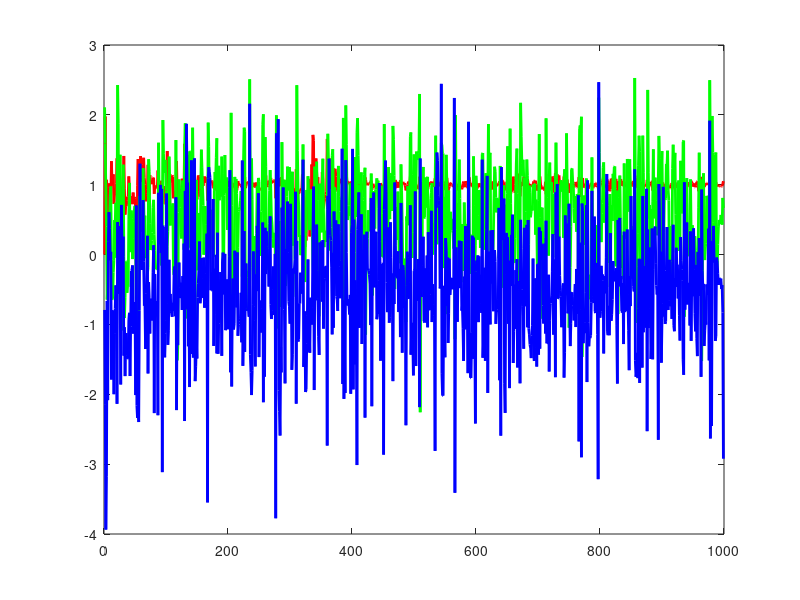

Recreate this plot in MATLAB. (Note: this script raises an error after producing the figure.)
% Recursive Least Square Algorithm (RLS) with Forgetting Factor

N = 1000;
sigma2 = 0.5;
forgetting_factor = 0.60;

a_desired = 1; 
b_desired = 0.5;
c_desired = -0.5;

u = ones(N, 1);
y = zeros(N, 1);
E = load("e.mat");
e = E(1).e;

for t = 2:N
    y(t) = -a_desired * y(t-1) + b_desired * u(t-1) + c_desired * e(t-1) + e(t);
end

theta_hat = zeros(3, 1); % [a, b, c]
P = 100 * eye(3);
phi = zeros(3, 1);

theta_store = zeros(3, N);

for t = 2:N
    phi = [-y(t-1); u(t-1); e(t-1)];
    error = y(t) - phi' * theta_hat;
    P = (1 / forgetting_factor) * (P - (P*phi*phi'*P)/(1 + phi'*P*phi));
    K = P*phi;
    theta_hat = theta_hat + K * error;
    theta_store(:, t) = theta_hat;
end

figure;
plot(theta_store(1, 2:N), 'r', 'LineWidth', 2);
hold on;
plot(theta_store(2, 2:N), 'g', 'LineWidth', 2);
plot(theta_store(3, 2:N), 'b', 'LineWidth', 2);
yline(a_desired, '--r', 'Desired a');
yline(b_desired, '--g', 'Desired b');
yline(c_desired, '--b', 'Desired c');
xlabel('Sample');
legend('a estimate', 'b estimate', 'c estimate', 'Location', 'Southeast');
title('RLS Algorithm with Forgetting Factor (0.99)');
grid on;
f = gcf;
exportgraphics(f,'RLS_Forgetting_0_60.png');

